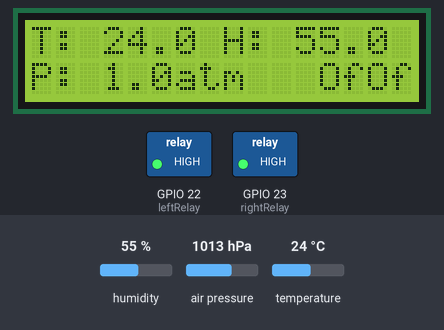
A sketch run on a simulated ESP32-C6. On the bench: 16×2 character LCD, switched loads named in the sketch (green lamp = pin HIGH). The inputs (shaded band) are chosen by the test bench; at power-on: humidity 55 %, temperature 24 °C, air pressure 1013 hPa. What the sketch prints to the serial monitor is not drawn.

Above: at 1.2 s.
1.3 s: humidity set to 59 %
At 2.3 s:
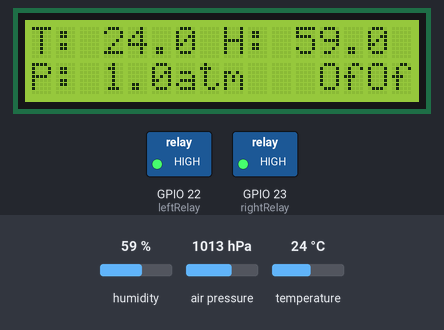
3.1 s: humidity set to 62 %
At 4.8 s:
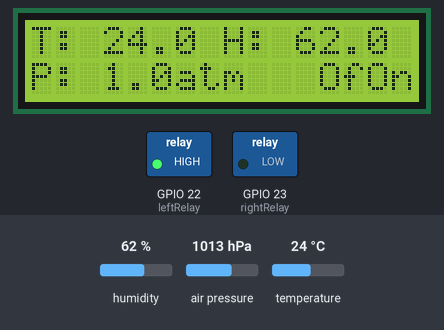
5.1 s: temperature set to 25.6 °C
At 6.6 s:
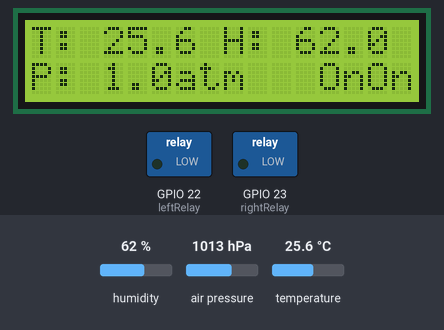
7.1 s: humidity set to 22 %
At 8.1 s:
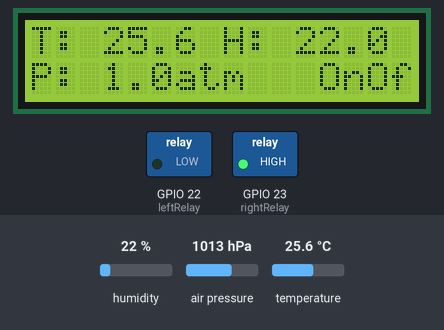
9.1 s: air pressure set to 952 hPa
At 10.5 s:
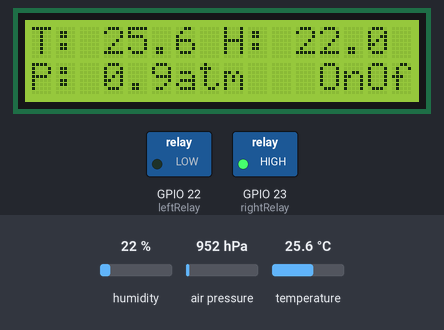
Timing chart, 0 to 11.6 s (numbered marks = the images above; inputs shaded):
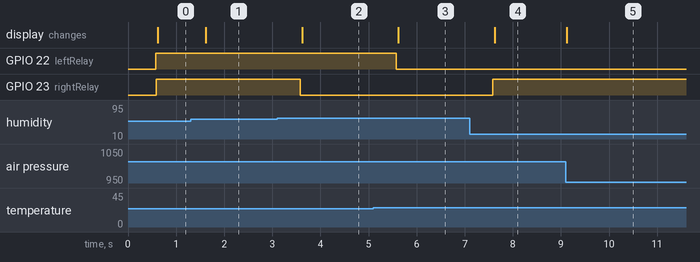

The sketch:

exemple1-AHT20-BMP280-relay.ino
```cpp
//incloure les biblioteques
#include <Wire.h>
#include <Adafruit_Sensor.h>
#include <Adafruit_BMP280.h>
#include <LiquidCrystal_I2C.h>
#include <Adafruit_AHTX0.h>

//definir els sensors
Adafruit_BMP280 bmp;
Adafruit_AHTX0 aht;

//definir els pins de relés
const int leftRelay = 22;
const int rightRelay = 23;

//configurarar la pantalla
LiquidCrystal_I2C lcd(0x27, 16, 2);

//fer una variable per guardar temps de l´última lectura
const unsigned long UPDATE_INTERVAL = 500;
unsigned long lastUpdate = 0;


void setup() {
  Serial.begin(115200); //començar bauts a 115200
  Wire.begin(6, 7); //començar I2C en els pins 6(SDA) i 7(SCL), per ESP32C6. Per ESP32 WROOM són 21 i 22

  //establir mode de funcionament pels pins de relé
  pinMode(leftRelay, OUTPUT);
  pinMode(rightRelay, OUTPUT);

  //esperar fins que es detecta AHT20
  while (!aht.begin()) {
    Serial.println(F("AHT20 problems"));
    delay(1000);
  }
  Serial.println(F("AHT20 ok"));

  //esperar fins que es detecta BMP280
  while (!bmp.begin()) {
    Serial.println(F("BMP280 problems"));
    delay(1000);
  }
  Serial.println(F("BMP280 ok"));

  //inicar la pantalla
  lcd.init();
  lcd.backlight();
}

void loop() {
  unsigned long currentMillis = millis();

  if (currentMillis - lastUpdate >= UPDATE_INTERVAL) { //verifiquem si ha passat un temps determinat d`ùltima lectura
    lastUpdate = currentMillis;

    sensors_event_t humidity, temp; //variables per AHT20
    aht.getEvent(&humidity, &temp); //llegir els valors de AHT20

    if (temp.temperature > 25){ //un condicional: si la tempperatura és més alta que 25, fer següent
      digitalWrite(leftRelay, LOW); //obrir el relé, LED s´encén
      Serial.println("Left relay to LOW (on)");
      lcd.setCursor(12, 1); //escriure l´estat de relé en la pantalla
      lcd.print("On");
    } else { //en el cas que la temperatura és més baixa que 25, fer següent
      Serial.println("Left relay to HIGH (off)");
      digitalWrite(leftRelay, HIGH); //tancar el relé, LED s´apaga
      lcd.setCursor(12, 1); //escriure l´estat de relé en la pantalla
      lcd.print("Of");
    }

    if (humidity.relative_humidity > 60){ //un condicional: si l´humitat és més alta que 60, fer següent
      digitalWrite(rightRelay, LOW); //obrir el relé, LED s´encén
      Serial.println("Right relay to LOW (on)");
      lcd.setCursor(14, 1); //escriure l´estat de relé en la pantalla
      lcd.print("On");
    } else { //en el cas que l´humitat és més baixa que 60, fer següent
      Serial.println("Right relay to HIGH (off)");
      digitalWrite(rightRelay, HIGH); //tancar el relé, LED s´apaga
      lcd.setCursor(14, 1); //escriure l´estat de relé en la pantalla
      lcd.print("Of");
    }

    //tot de baix escriu les dades dels sensors en la consola
    Serial.print("Temperature (AHT20): ");
    Serial.print(temp.temperature + 273.15);
    Serial.print("K");
    Serial.print(" | ");
    Serial.print(temp.temperature);
    Serial.println("°C");

    Serial.print("Humidity: ");
    Serial.print(humidity.relative_humidity);
    Serial.println("%");

    Serial.print("Pressure: ");
    Serial.print(bmp.readPressure() / 101325.0);
    Serial.print("atm");
    Serial.print(" | ");
    Serial.print(bmp.readPressure() / 100.0);
    Serial.println("hPa");

    Serial.print("Temperature (BMP280): ");
    Serial.print(bmp.readTemperature() + 273.15);
    Serial.print("K");
    Serial.print(" | ");
    Serial.print(bmp.readTemperature());
    Serial.println("°C");

    Serial.print("Altitude: ");
    Serial.print(bmp.readAltitude());
    Serial.println("m");
    Serial.println();

    lcd.setCursor(0, 0);
    lcd.print("T: ");
    lcd.print(temp.temperature, 1);

    lcd.print(" H: ");
    lcd.print(humidity.relative_humidity, 1);

    lcd.setCursor(0, 1);
    lcd.print("P: ");
    lcd.print(bmp.readPressure() / 101325.0, 1);
    lcd.print("atm");
  }
}
```

Measured:
- the behaviour switches between 60 and 61 % on humidity (found by bisection; images 1 and 2)
- the behaviour switches between 25 and 25.1 °C on temperature (found by bisection; images 2 and 3)
- after the input at 1.3 s, the display: changes after 0.32 s (image 1)
- after the input at 3.1 s, GPIO 23 (rightRelay): HIGH → LOW after 0.48 s; the display: changes after 0.52 s (image 2)
- after the input at 5.1 s, GPIO 22 (leftRelay): HIGH → LOW after 0.48 s; the display: changes after 0.52 s (image 3)
- after the input at 7.1 s, GPIO 23 (rightRelay): LOW → HIGH after 0.48 s; the display: changes after 0.52 s (image 4)
- after the input at 9.1 s, the display: changes at once (image 5)
